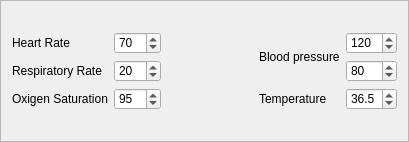
               <widget class="QFrame" name="vitalSignsFrame">
                <property name="styleSheet">
                 <string notr="true">QFrame {
	border-width: 2px;
}

QLabel {
	border-color: none;
}</string>
                </property>
                <property name="frameShape">
                 <enum>QFrame::StyledPanel</enum>
                </property>
                <property name="frameShadow">
                 <enum>QFrame::Raised</enum>
                </property>
                <layout class="QVBoxLayout" name="verticalLayout_61">
                 <item>
                  <layout class="QGridLayout" name="gridLayout_49">
                   <item row="1" column="0">
                    <widget class="QLabel" name="cardiacFrequencyLabel">
                     <property name="text">
                      <string>Heart Rate</string>
                     </property>
                    </widget>
                   </item>
                   <item row="2" column="5">
                    <widget class="QSpinBox" name="diastolic_blood_pressure_spin_box">
                     <property name="maximum">
                      <number>240</number>
                     </property>
                     <property name="value">
                      <number>80</number>
                     </property>
                    </widget>
                   </item>
                   <item row="0" column="3">
                    <spacer name="horizontalSpacer_109">
                     <property name="orientation">
                      <enum>Qt::Horizontal</enum>
                     </property>
                     <property name="sizeHint" stdset="0">
                      <size>
                       <width>40</width>
                       <height>20</height>
                      </size>
                     </property>
                    </spacer>
                   </item>
                   <item row="0" column="1">
                    <spacer name="horizontalSpacer_110">
                     <property name="orientation">
                      <enum>Qt::Horizontal</enum>
                     </property>
                     <property name="sizeHint" stdset="0">
                      <size>
                       <width>40</width>
                       <height>20</height>
                      </size>
                     </property>
                    </spacer>
                   </item>
                   <item row="1" column="1">
                    <widget class="QSpinBox" name="heartRateSpinBox">
                     <property name="minimum">
                      <number>40</number>
                     </property>
                     <property name="maximum">
                      <number>300</number>
                     </property>
                     <property name="value">
                      <number>70</number>
                     </property>
                    </widget>
                   </item>
                   <item row="2" column="0">
                    <widget class="QLabel" name="respiratoryFrequencyLabel">
                     <property name="text">
                      <string>Respiratory Rate</string>
                     </property>
                    </widget>
                   </item>
                   <item row="1" column="4" rowspan="2">
                    <widget class="QLabel" name="arterialTensionLabel">
                     <property name="text">
                      <string>Blood pressure</string>
                     </property>
                    </widget>
                   </item>
                   <item row="3" column="4">
                    <widget class="QLabel" name="temperatureLabel">
                     <property name="text">
                      <string>Temperature</string>
                     </property>
                    </widget>
                   </item>
                   <item row="4" column="0" colspan="6">
                    <spacer name="horizontalSpacer_104">
                     <property name="orientation">
                      <enum>Qt::Horizontal</enum>
                     </property>
                     <property name="sizeHint" stdset="0">
                      <size>
                       <width>40</width>
                       <height>20</height>
                      </size>
                     </property>
                    </spacer>
                   </item>
                   <item row="0" column="5">
                    <spacer name="horizontalSpacer_105">
                     <property name="orientation">
                      <enum>Qt::Horizontal</enum>
                     </property>
                     <property name="sizeHint" stdset="0">
                      <size>
                       <width>40</width>
                       <height>20</height>
                      </size>
                     </property>
                    </spacer>
                   </item>
                   <item row="3" column="5">
                    <widget class="QDoubleSpinBox" name="temperatureDoubleSpinBox">
                     <property name="decimals">
                      <number>1</number>
                     </property>
                     <property name="minimum">
                      <double>20.000000000000000</double>
                     </property>
                     <property name="maximum">
                      <double>43.000000000000000</double>
                     </property>
                     <property name="singleStep">
                      <double>0.100000000000000</double>
                     </property>
                     <property name="value">
                      <double>36.500000000000000</double>
                     </property>
                    </widget>
                   </item>
                   <item row="0" column="2">
                    <spacer name="horizontalSpacer_106">
                     <property name="orientation">
                      <enum>Qt::Horizontal</enum>
                     </property>
                     <property name="sizeHint" stdset="0">
                      <size>
                       <width>40</width>
                       <height>20</height>
                      </size>
                     </property>
                    </spacer>
                   </item>
                   <item row="3" column="0">
                    <widget class="QLabel" name="oxigenSaturationLabel">
                     <property name="text">
                      <string>Oxigen Saturation</string>
                     </property>
                    </widget>
                   </item>
                   <item row="2" column="1">
                    <widget class="QSpinBox" name="respiratoryFrequencySpinBox">
                     <property name="maximum">
                      <number>200</number>
                     </property>
                     <property name="value">
                      <number>20</number>
                     </property>
                    </widget>
                   </item>
                   <item row="1" column="5">
                    <widget class="QSpinBox" name="systolic_blood_pressure_spin_box">
                     <property name="maximum">
                      <number>360</number>
                     </property>
                     <property name="value">
                      <number>120</number>
                     </property>
                    </widget>
                   </item>
                   <item row="0" column="4">
                    <spacer name="horizontalSpacer_107">
                     <property name="orientation">
                      <enum>Qt::Horizontal</enum>
                     </property>
                     <property name="sizeHint" stdset="0">
                      <size>
                       <width>40</width>
                       <height>20</height>
                      </size>
                     </property>
                    </spacer>
                   </item>
                   <item row="3" column="1">
                    <widget class="QSpinBox" name="oxigenSaturationSpinBox">
                     <property name="minimum">
                      <number>20</number>
                     </property>
                     <property name="maximum">
                      <number>100</number>
                     </property>
                     <property name="value">
                      <number>95</number>
                     </property>
                    </widget>
                   </item>
                   <item row="0" column="0">
                    <spacer name="horizontalSpacer_108">
                     <property name="orientation">
                      <enum>Qt::Horizontal</enum>
                     </property>
                     <property name="sizeHint" stdset="0">
                      <size>
                       <width>40</width>
                       <height>20</height>
                      </size>
                     </property>
                    </spacer>
                   </item>
                  </layout>
                 </item>
                </layout>
               </widget>
